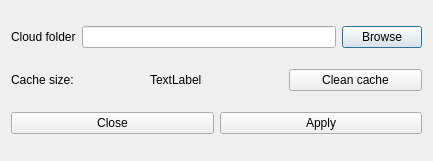
<?xml version="1.0" encoding="UTF-8"?>
<ui version="4.0">
 <class>Settings</class>
 <widget class="QDialog" name="Settings">
  <property name="geometry">
   <rect>
    <x>0</x>
    <y>0</y>
    <width>433</width>
    <height>161</height>
   </rect>
  </property>
  <property name="windowTitle">
   <string>Dialog</string>
  </property>
  <layout class="QVBoxLayout" name="verticalLayout">
   <item>
    <layout class="QHBoxLayout" name="horizontalLayout_2">
     <item>
      <widget class="QLabel" name="cloudFolderLabel">
       <property name="text">
        <string>Cloud folder</string>
       </property>
       <property name="alignment">
        <set>Qt::AlignLeading|Qt::AlignLeft|Qt::AlignVCenter</set>
       </property>
      </widget>
     </item>
     <item>
      <widget class="QLineEdit" name="cloudFolderLineEdit"/>
     </item>
     <item>
      <widget class="QPushButton" name="pushButton">
       <property name="text">
        <string>Browse</string>
       </property>
      </widget>
     </item>
    </layout>
   </item>
   <item>
    <layout class="QHBoxLayout" name="horizontalLayout_3">
     <item>
      <widget class="QLabel" name="label">
       <property name="text">
        <string>Cache size:</string>
       </property>
      </widget>
     </item>
     <item>
      <widget class="QLabel" name="cacheSizeLabel">
       <property name="text">
        <string>TextLabel</string>
       </property>
      </widget>
     </item>
     <item>
      <widget class="QPushButton" name="cleanCacheButton">
       <property name="text">
        <string>Clean cache</string>
       </property>
      </widget>
     </item>
    </layout>
   </item>
   <item>
    <layout class="QHBoxLayout" name="horizontalLayout">
     <item>
      <widget class="QPushButton" name="closeButton">
       <property name="text">
        <string>Close</string>
       </property>
      </widget>
     </item>
     <item>
      <widget class="QPushButton" name="applyButton">
       <property name="text">
        <string>Apply</string>
       </property>
      </widget>
     </item>
    </layout>
   </item>
  </layout>
 </widget>
 <resources/>
 <connections/>
</ui>
